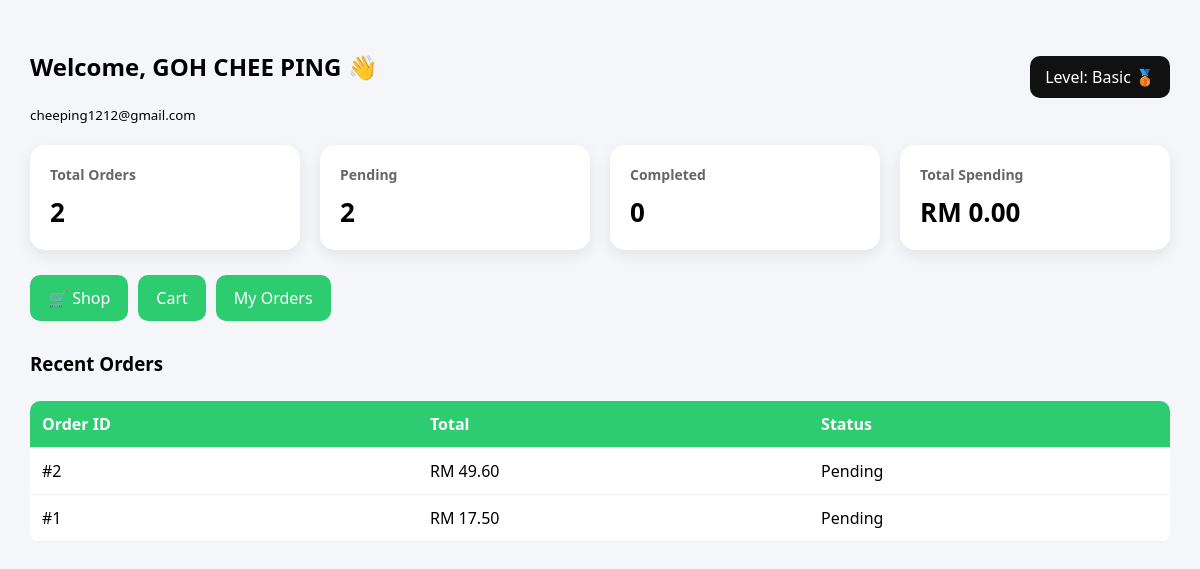
The app's page /user_dashboard.php (signed in) with its own data.
### tables this page shows
CREATE TABLE `customer` (
  `customer_id` int(11) NOT NULL,
  `name` varchar(100) DEFAULT NULL,
  `email` varchar(100) DEFAULT NULL,
  `password` varchar(255) DEFAULT NULL,
  `phone` varchar(20) DEFAULT NULL,
  `address` text DEFAULT NULL,
  `otp_code` varchar(10) DEFAULT NULL,
  `otp_expiry` datetime DEFAULT NULL,
  `is_verified` tinyint(4) DEFAULT 0
);

CREATE TABLE `orders` (
  `order_id` int(11) NOT NULL,
  `customer_id` int(11) DEFAULT NULL,
  `order_date` datetime DEFAULT current_timestamp(),
  `total_amount` decimal(10,2) DEFAULT NULL,
  `order_status` varchar(50) DEFAULT 'Pending'
);

### user_dashboard.php (the view, shortened to what this page needs)
<?php
require 'db.php';
$user_id = $_SESSION['user_id'];
$stmt = $conn->prepare("SELECT name, email FROM customer WHERE customer_id=?");
$stmt->bind_param("i", $user_id);
$stmt->execute();
$user = $stmt->get_result()->fetch_assoc();
$name = $user['name'] ?? 'User';
$email = $user['email'] ?? '';
function getCount($conn, $user_id, $status = null) {
    if ($status) {
        $stmt = $conn->prepare("SELECT COUNT(*) AS total FROM orders WHERE customer_id=? AND order_status=?");
        $stmt->bind_param("is", $user_id, $status);
    } else {
        $stmt = $conn->prepare("SELECT COUNT(*) AS total FROM orders WHERE customer_id=?");
        $stmt->bind_param("i", $user_id);
    }
    $stmt->execute();
    return $stmt->get_result()->fetch_assoc()['total'] ?? 0;
}
$totalOrders = getCount($conn, $user_id);
$pending = getCount($conn, $user_id, 'Pending');
$completed = getCount($conn, $user_id, 'Completed');
$stmt = $conn->prepare("SELECT SUM(total_amount) AS total FROM orders WHERE customer_id=? AND order_status='Completed'");
$stmt->bind_param("i", $user_id);
$stmt->execute();
$spending = $stmt->get_result()->fetch_assoc()['total'] ?? 0;
if ($spending > 500) {
    $level = "Gold 🥇";
} elseif ($spending > 200) {
    $level = "Silver 🥈";
} else {
    $level = "Basic 🥉";
}
$stmt = $conn->prepare("SELECT * FROM orders WHERE customer_id=? ORDER BY order_id DESC LIMIT 5");
$stmt->bind_param("i", $user_id);
$stmt->execute();
$orders = $stmt->get_result();
?>
<!DOCTYPE html>
<html>
<head>
</head>
<body>
<div class="header">
    <div>
        <h2>Welcome, <?php echo htmlspecialchars($name); ?> 👋</h2>
        <small><?php echo htmlspecialchars($email); ?></small>
    </div>
    <div class="level">
        Level: <?php echo $level; ?>
    </div>
</div>
<div class="grid">
    <div class="card">
        <h3>Total Orders</h3>
        <p><?php echo $totalOrders; ?></p>
    </div>
    <div class="card">
        <h3>Pending</h3>
        <p><?php echo $pending; ?></p>
    </div>
    <div class="card">
        <h3>Completed</h3>
        <p><?php echo $completed; ?></p>
    </div>
    <div class="card">
        <h3>Total Spending</h3>
        <p>RM <?php echo number_format($spending,2); ?></p>
    </div>
</div>
<div class="menu">
    <a href="homepage.php">🛒 Shop</a>
    <a href="cart.php">Cart</a>
    <a href="orders.php">My Orders</a>
</div>
<h3 style="margin-top:30px;">Recent Orders</h3>
<table>
<tr>
    <th>Order ID</th>
    <th>Total</th>
    <th>Status</th>
</tr>
<?php while($o = $orders->fetch_assoc()): ?>
<tr>
    <td>#<?php echo $o['order_id']; ?></td>
    <td>RM <?php echo number_format($o['total_amount'],2); ?></td>
    <td><?php echo $o['order_status']; ?></td>
</tr>
<?php endwhile; ?>
</table>
</body>
</html>

### user_dashboard.php (style rules this page uses)
body { margin:0; font-family:Segoe UI; background:#f4f6f9; padding:30px; }
.header { display:flex; justify-content:space-between; align-items:center; }
.level { padding:10px 15px; background:#111; color:#fff; border-radius:10px; }
.grid { display:grid; grid-template-columns:repeat(auto-fit,minmax(200px,1fr)); gap:20px; margin-top:20px; }
.card { background:white; padding:20px; border-radius:15px; box-shadow:0 5px 15px rgba(0,0,0,0.08); }
.card h3 { margin:0; font-size:14px; color:#666; }
.card p { font-size:26px; margin:10px 0 0; font-weight:bold; }
.menu { margin-top:25px; display:flex; gap:10px; flex-wrap:wrap; }
.menu a { padding:12px 18px; background:#2ecc71; color:white; text-decoration:none; border-radius:10px; }
table { width:100%; margin-top:25px; border-collapse:collapse; background:white; border-radius:10px; overflow:hidden; }
th,td { padding:12px; text-align:left; border-bottom:1px solid #eee; }
th { background:#2ecc71; color:white; }

### records on screen
customer: name "GOH CHEE PING", email "cheeping1212@gmail.com"
orders: order_id "2", total_amount "49.60", order_status "Pending"
orders: order_id "1", total_amount "17.50", order_status "Pending"

### other values on screen
$level "Basic 🥉"
$totalOrders "2"
$pending "2"
$completed "0"
$spending "0.00"
